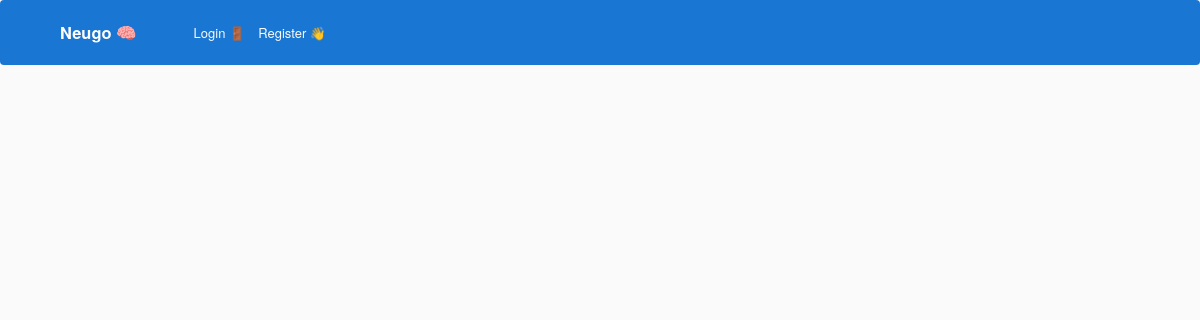
Page /rewards/purchase_rewards/go_home/ on the earlier database version.
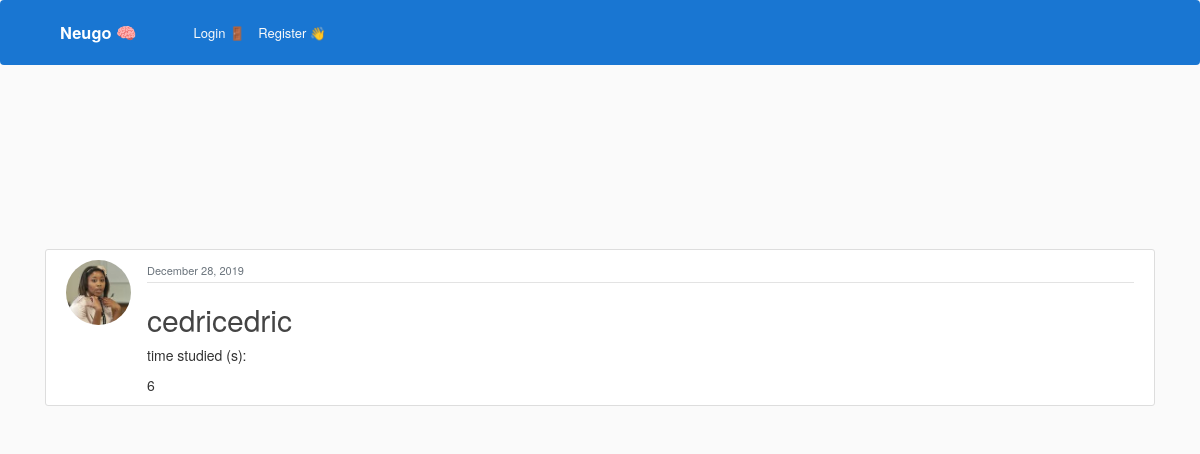
Same page on the later database version.
### blog/models.py (models this page shows, shortened)
class Post(models.Model):
    objects = models.Manager()
    title = "title" #models.CharField(max_length=100)
    time_studied = models.IntegerField(default=20)
    date_posted = models.DateTimeField(default=timezone.now)
    author = models.ForeignKey(User, on_delete=models.CASCADE)

### users/models.py (models this page shows, shortened)
class Profile(models.Model):
    user = models.OneToOneField(User, on_delete=models.CASCADE)
    profile_pictures = [
        "asian_student.jpeg",
        "black_and_white_photo.jpg",
        "college_student.jpeg",
        "girl_looking_sideways.jpg",
        "nerdy_guy.jpg",
        "science_student.jpeg",
        "student_sitting_on_grass.jpg",
    ]
    for i in range(len(profile_pictures)):
        profile_pictures[i] = "potential_pics/" + profile_pictures[i]
    image = models.ImageField(
        default=random.choice(profile_pictures), upload_to="profile_pics"
    )
    wallet_points = models.BigIntegerField(default=0)
    university = models.CharField(default="", max_length=35)
    subject = models.CharField(default="", max_length=35)

### blog/views.py (the view)
# urls.py: path('', PostListView.as_view(), name='blog-home'),
def home(request):
    context = {"posts": Post.objects.all()}
    return render(request, "blog/home.html", context)

### blog/templates/blog/home.html (shortened to what this page needs)
{% extends "blog/base.html" %}
{% block content %}
<head>
</head>
    {% for post in posts %}
        <article class="media content-section" >
          <img class="rounded-circle article-img" src="{{ post.author.profile.image.url }}">
          <div class="media-body">
            <div class="article-metadata">
              <small class="text-muted">{{ post.date_posted|date:"F d, Y" }}</small>
            </div>
            <h2><a class="article-title" href="{% url 'post-detail' post.id %}">{{ post.author }}</a></h2>
            <p> time studied (s): </p>
              <p class="article-content">{{ post.time_studied }}</p>
            </div>
        </article>
    {% endfor %}
{% endblock content %}

Differences in the rows shown:
added Post: author.profile.image (picture), date_posted "December 28, 2019", author "cedricedric", time_studied "6"
